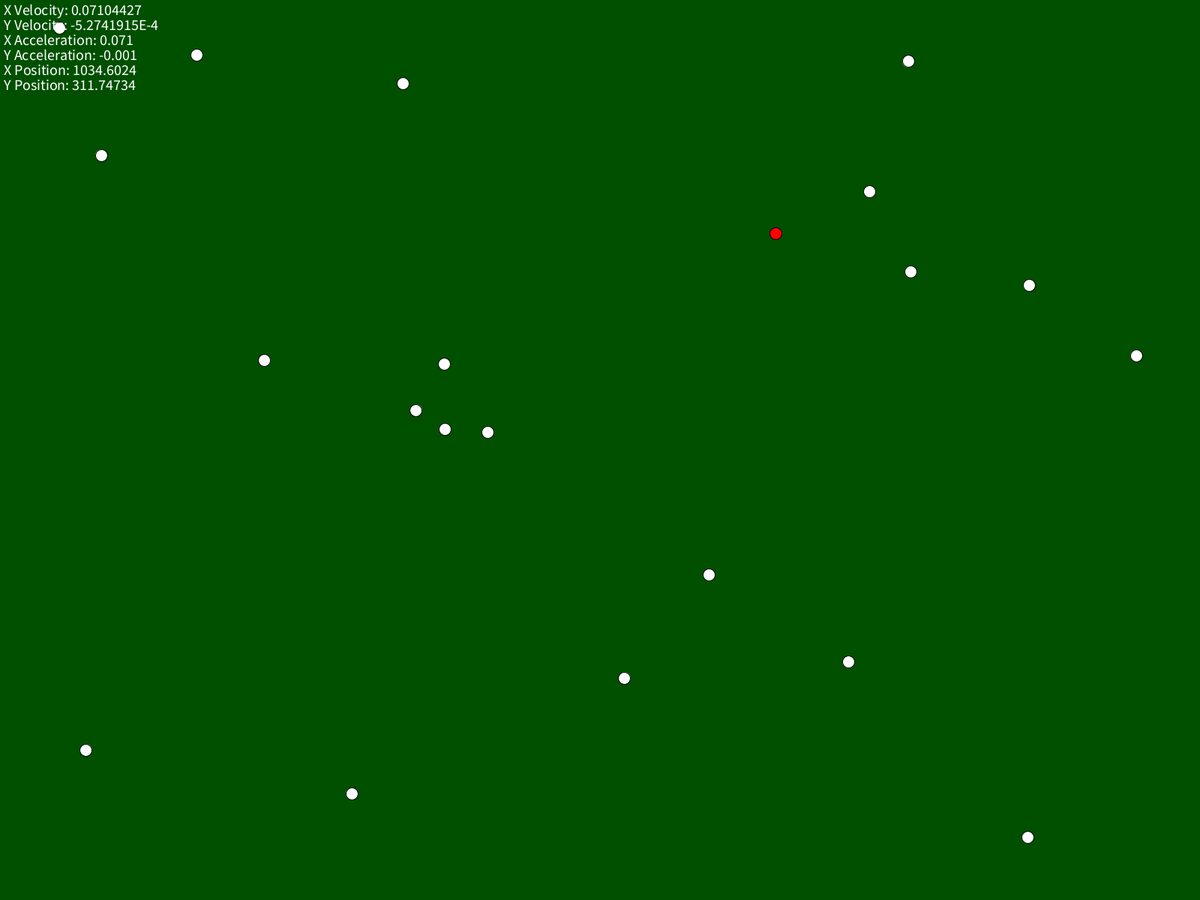
Frame 1 (no input)
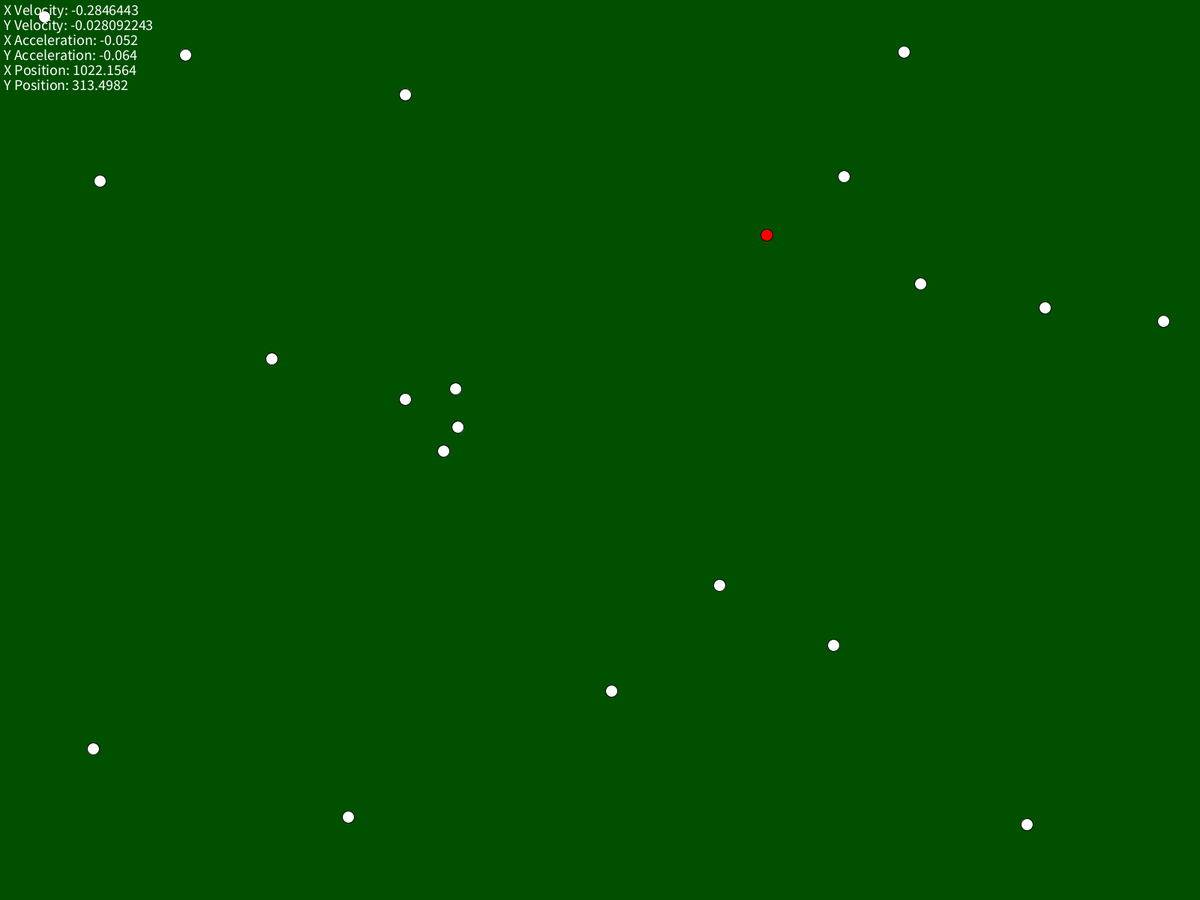
Frame 60 (the mouse pressed at the canvas centre just before this capture)
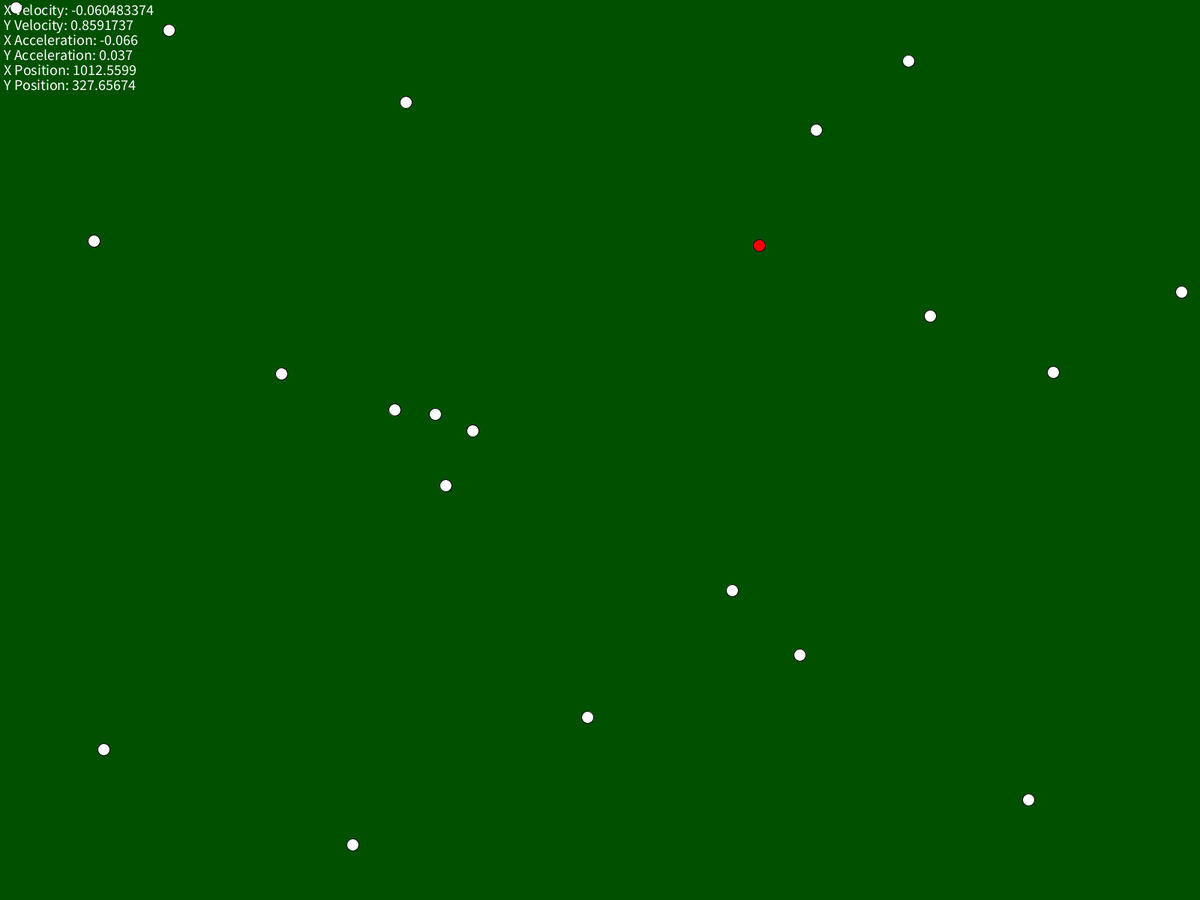
Frame 120 (the mouse held since frame 60 and released just before this capture)

The Processing sketch that drew these frames (run headless with seeded random() and noise(); from frame 60 on, the mouse is pressed at the canvas centre):

// Processing sketch: CH1_7Mover_Complicated
// ── CH1_7Mover_Complicated.pde
Mover guy;
Mover[] fellas;

void setup() {
    fullScreen();
    size(500, 500);
    background(0, 80, 0);
    noCursor();
    smooth();
    textSize(20);

    guy = new Mover(255, 0, 0);
    fellas = new Mover[20];

    for (int i = 0; i < 20; i++) {
        fellas[i] = new Mover();
    }
}

void draw() {
    background(0, 80, 0);
    guy.update();
    guy.display();

    for (int i = 0; i < fellas.length; i++) {
        fellas[i].update();
        fellas[i].display();
    }

    stroke(255);
    fill(255);
    
    text("X Velocity: " + guy.velocity.x, 5, 20);
    text("Y Velocity: " + guy.velocity.y, 5, 40);
    text("X Acceleration: " + nf(guy.acceleration.x, 1, 3), 5, 60);
    text("Y Acceleration: " + nf(guy.acceleration.y, 1, 3), 5, 80);
    text("X Position: " + guy.location.x, 5, 100);
    text("Y Position: " + guy.location.y, 5, 120);
}
// ── Mover.pde
class Mover {
    // Mover Class

    // Attributes
    PVector location;
    PVector velocity;
    PVector acceleration;
    float maxSpeed;
    float size;
    color myColor;

    // Constructor
    Mover() { // Default no arg
        size = 16;
        maxSpeed = 0;
        location = new PVector(random(width), random(height));
        velocity = new PVector(0, 0);
        acceleration = new PVector(random(-0.1, 0.1), random(-0.1, 0.1));
        myColor = 255;
        velocity.limit(0.2);
    }

    Mover(float r, float g, float b) { // Color Condtructor
        size = 16;
        maxSpeed = 2.5;
        location = new PVector(random(width), random(height));
        velocity = new PVector(0, 0);
        acceleration = new PVector(random(-0.1, 0.1), random(-0.1, 0.1));
        myColor = color(r, g, b);
    }

    void update() { // Function to hold all "moving" logic
        // Make sure the edges are checked so we don't leave the screen.
        checkEdges();
        //speedCheck();
        velocity.limit(10);
        velocity.add(acceleration);
        location.add(velocity);
    }

    void display() { // Function to handle what the object looks like
        // Set proper colors
        stroke(0);
        fill(myColor);

        // Draw our circle
        ellipse(location.x, location.y, 16, 16);
    }

    void checkEdges() {
        if (location.x > width - size/2) { // If too far right
            //location.x = 0 + size/2;
            changeAcceleration(random(-1, 0), acceleration.y);
        } else if (location.x < 0 + size/2) { // If too far left
            //location.x = width - size/2;
            changeAcceleration(random(0, 1), acceleration.y);
        } else if (location.y > height - size/2) { // If too low
            //location.y = 0 + size/2;
            changeAcceleration(acceleration.x, random(-1, 0));
        } else if (location.y < 0 + size/2) { // If too high
            //location.y = height - size/2;
            changeAcceleration(acceleration.x, random(0, 1));
        } else { // If we are in bounds
            speedCheck();
        }
    }

    void speedCheck() {
        changeAcceleration();

        // Uncomment if you want to, it makes the circle boring though.
        // if (abs(velocity.x) > maxSpeed || abs(velocity.y) > maxSpeed) {
        //     if (velocity.x > maxSpeed) { // If we are moving right too quickly
        //         changeAcceleration(random(-0.2, 0.1), acceleration.y);
        //     } else if (velocity.x < (maxSpeed * -1)) { // If we're moving left too quickly
        //         changeAcceleration(random(-0.1, 0.2), acceleration.y);
        //     }

        //     if (velocity.y > maxSpeed) { // If we're going down too fast
        //         println("Sum Ting Wong, Wi Tu Low");
        //         changeAcceleration(acceleration.x, random(-0.2, 0.1));
        //     } else if (velocity.y < (maxSpeed * -1)) {
        //         changeAcceleration(acceleration.x, random(-0.1, 0.2));
        //     }
        // }
    }

    void changeAcceleration() { // no arg, random acceleration change
        acceleration = new PVector(random(-0.1, 0.1), random(-0.1, 0.1));
    }

    void changeAcceleration(float x, float y) { // arguments to force acceleration in a direction
        acceleration = new PVector(x, y);
    }
}
